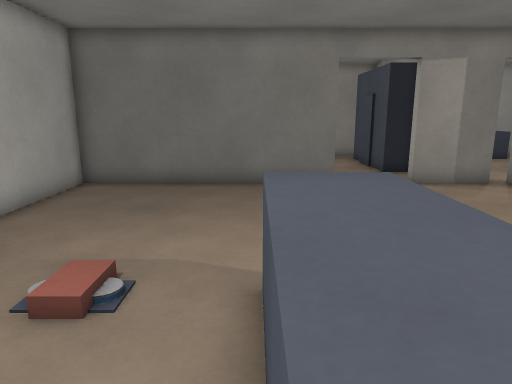
[1] (above)

18 first-person views from a walk through a level from a Godot 3-D game. The camera is 1.3 m above the floor, tilts 12° down and sees 70° across. The floor is counted in squares, 0.5 m on a side. Each view is taken from the middle of a square. On the plan, view 1 faces up. The plan holds only what a view shows up to about 20 squares ahead; the rest is blank. Characters and animated objects are not drawn. Door leaves are left out where a doorway can be walked through.

[2]
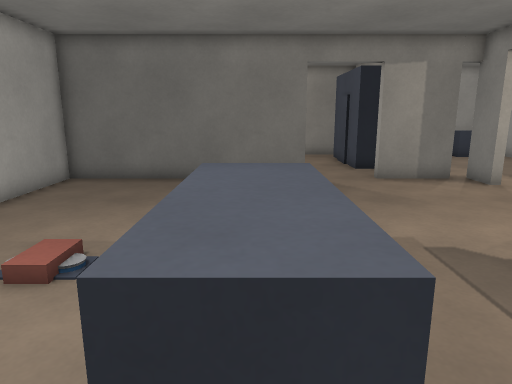

[3]
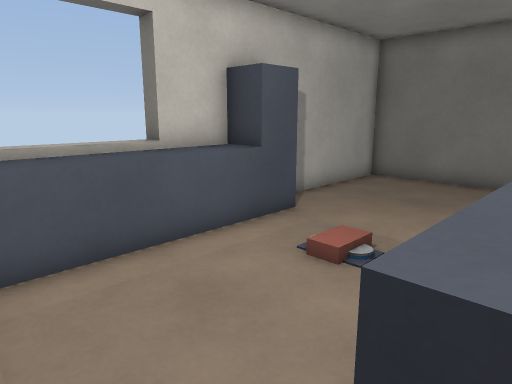

[4]
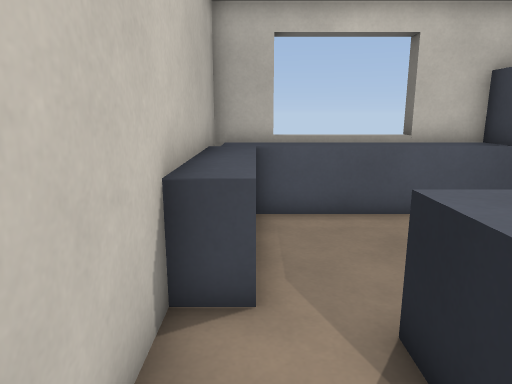

[5]
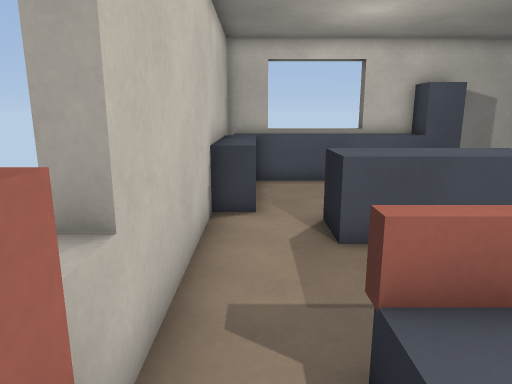

[6]
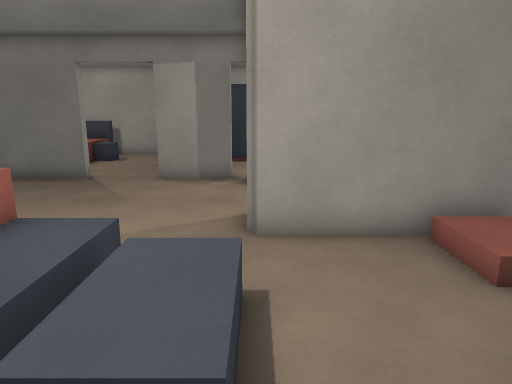

[7]
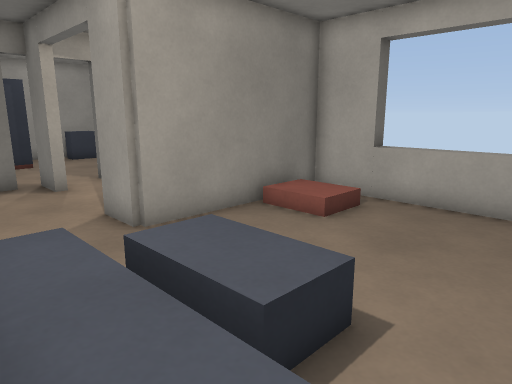

[8]
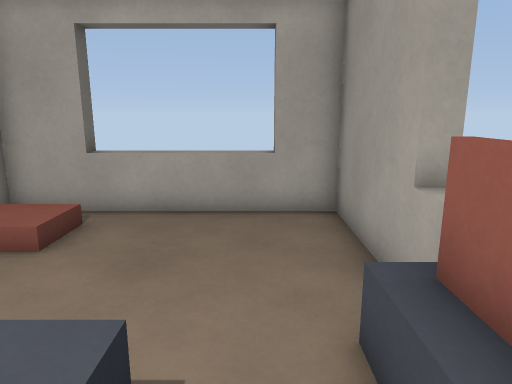

[9]
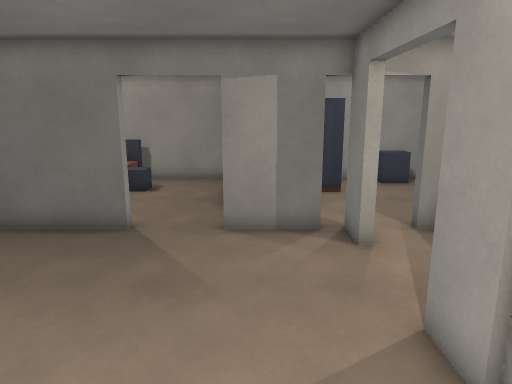

[10]
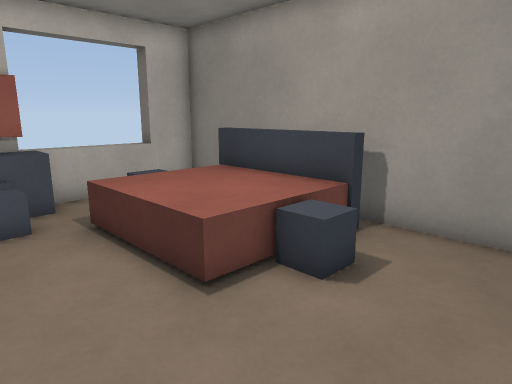

[11]
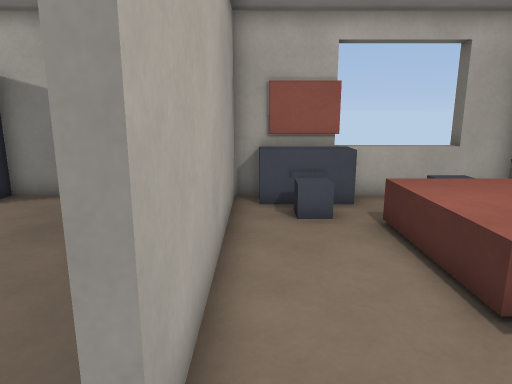

[12]
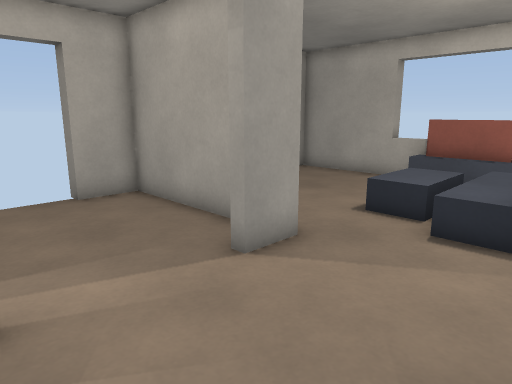

[13]
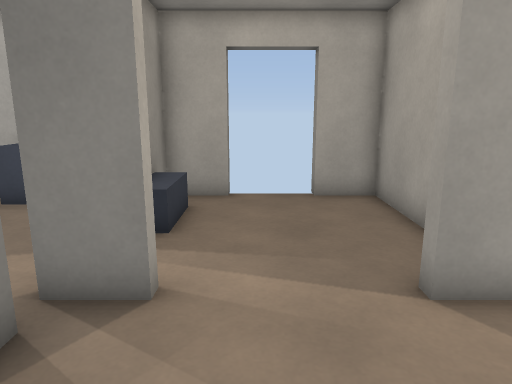

[14]
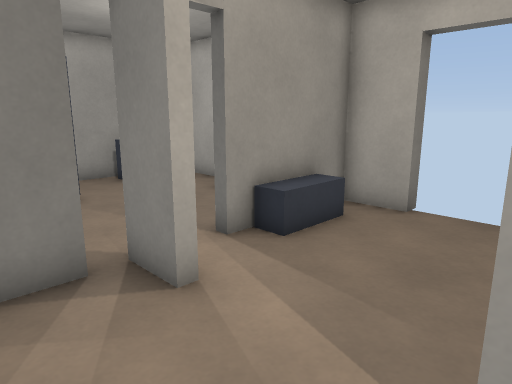

[15]
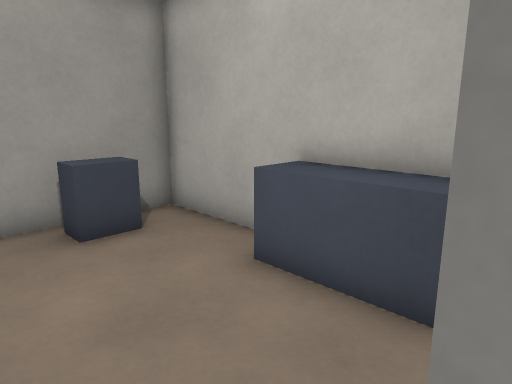

[16]
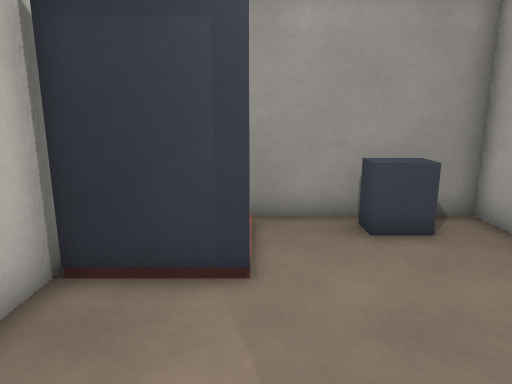

[17]
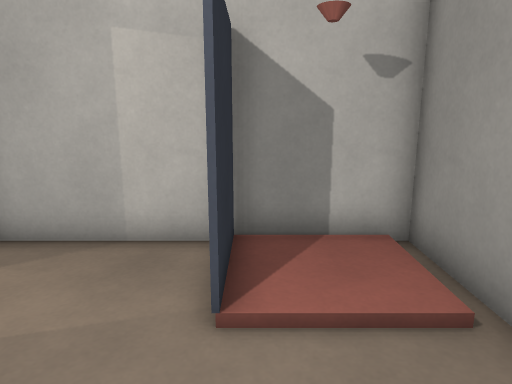

[18]
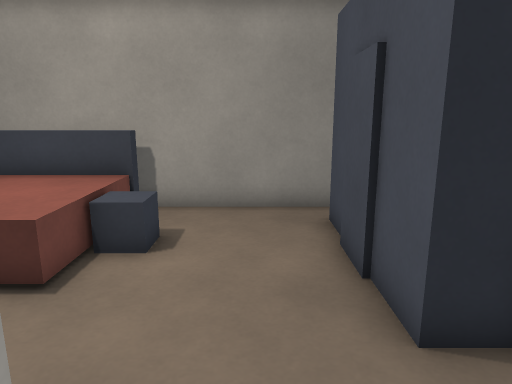

### Floor plan
Key: @ floor where view 1 was taken; # wall or solid block; x gap in a wall; . main floor; : floor 0.25 m higher than the main floor; + floor 0.5 m higher than the main floor; / step, stairs or slope; D open door; = window, fence, low wall or low ledge; ^ raised ledge; B block; O other object.
Columns run from 7 left of view 1 to 17 right of it. Each row starts with its distance up from view 1.
 23 #########################
 22 #  ######....###.....^^.#
 21 =  .++++/....###........#
 20 = .+++++//...###OOO.....#
 19 =...++++/....O #OOO....=#
 18 #B../////....###.......^#
 17 #BB/.........###.......^#
 16 #BB/.......... #.......^#
 15 #B=........... #.......^#
 14 ###########...####..#####
 13 #................#..OOO.#
 12 #.......................x
 11 #.......................D
 10 #....... ...............D
  9 #....... ...............x
  8 #.......  .......#......#
  7 #BB.....  .......########
  6 #BB.....   ..........::.#
  5 #^=./..^^^ . #/......::.#
  4 #^.....^^^..  +///...//.=
  3 #^.....^^^..  +/ /......=
  2 #^.....^^^..  +/ /......=
  1 #^.....^^^..  +///......=
  0 #^.....@....##/.........=
 -1 #^^^^^^......./////.....#
 -2 ##^^^^^#######=====######
 -3              #     #

Where each view was taken, in squares from view 1:
view 1: 0 up, 0 right, facing up
view 2: 1 down, 1 right, facing up
view 3: 1 down, 1 right, facing up-left
view 4: 1 down, 4 right, facing left
view 5: 1 down, 9 right, facing left
view 6: 1 down, 10 right, facing up
view 7: 1 down, 6 right, facing up-right
view 8: 0 up, 7 right, facing right
view 9: 3 up, 7 right, facing up
view 10: 15 up, 5 right, facing up-left
view 11: 15 up, 5 right, facing left
view 12: 13 up, 5 right, facing down-right
view 13: 11 up, 5 right, facing right
view 14: 8 up, 7 right, facing up-right
view 15: 14 up, 11 right, facing up-right
view 16: 14 up, 11 right, facing up
view 17: 20 up, 15 right, facing left
view 18: 13 up, 4 right, facing up
